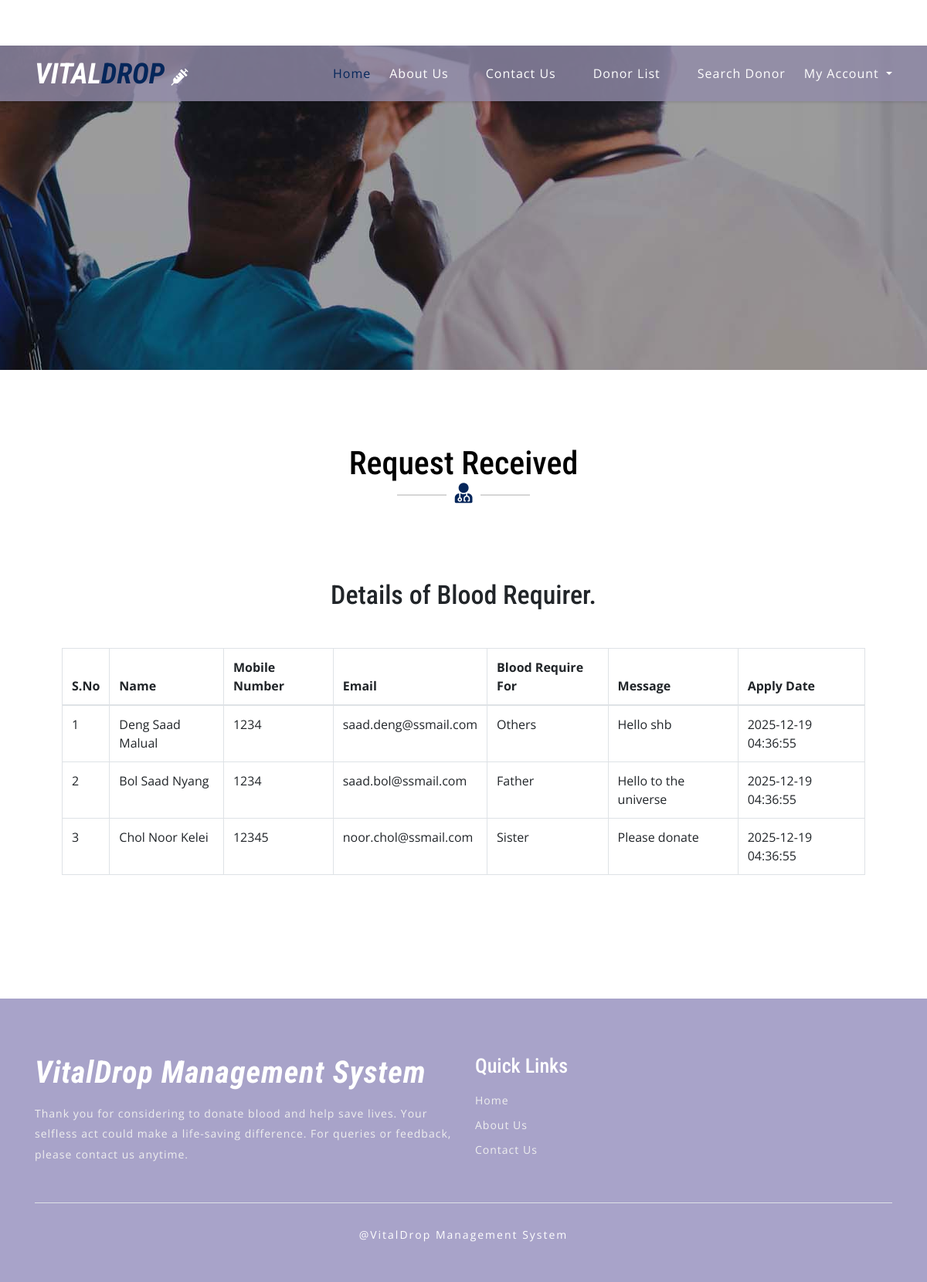
Page /request-received.php (signed in) on the committed database.
### tables this page shows
CREATE TABLE `tblcontactusinfo` (
  `id` int(11) NOT NULL,
  `Address` tinytext DEFAULT NULL,
  `EmailId` varchar(255) DEFAULT NULL,
  `ContactNo` char(11) DEFAULT NULL
);

CREATE TABLE `tblbloodrequirer` (
  `ID` int(10) NOT NULL,
  `BloodDonarID` int(10) DEFAULT NULL,
  `name` varchar(250) DEFAULT NULL,
  `EmailId` varchar(250) DEFAULT NULL,
  `ContactNumber` bigint(10) DEFAULT NULL,
  `BloodRequirefor` varchar(250) DEFAULT NULL,
  `Message` mediumtext DEFAULT NULL,
  `ApplyDate` timestamp NULL DEFAULT current_timestamp()
);

### request-received.php (the view, shortened to what this page needs)
<?php
include('includes/config.php');
if (strlen($_SESSION['bbdmsdid']==0)) {
  header('location:logout.php');
  } else{
  ?>
<!DOCTYPE html>
<html lang="zxx">
<head>
	<link rel="stylesheet" href="css/bootstrap.css">
	<link rel="stylesheet" href="css/style.css" type="text/css" media="all" />
	<link rel="stylesheet" href="css/fontawesome-all.css">
</head>
<body>
	<?php include('includes/header.php');?>
	<div class="inner-banner-w3ls">
	</div>
	<div class="appointment py-5">
		<div class="py-xl-5 py-lg-3">
			<div class="w3ls-titles text-center mb-5">
				<h3 class="title">Request Received</h3>
				<span>
					<i class="fas fa-user-md"></i>
				</span>
			</div>
			<div class="d-flex">
				<div class="contact-right-w3l appoint-form" style="width:100% !important;">
					<h5 class="title-w3 text-center mb-5"> Details of Blood Requirer.</h5>
					<table border="1" class="table table-bordered">
                                    <thead>
                                         <tr>
                                         	<th>S.No</th>
                                            <th>Name</th>
                                            <th>Mobile Number</th>
                                            <th>Email</th>
                                            <th>Blood Require For</th>
                                            <th>Message</th>
                                            <th>Apply Date</th>
                                        </tr>
                                    </thead>
                                    <tbody>
                                        <tr><?php
                                          $uid=$_SESSION['bbdmsdid'];
$sql="SELECT tblbloodrequirer.BloodDonarID,tblbloodrequirer.name,tblbloodrequirer.EmailId,tblbloodrequirer.ContactNumber,tblbloodrequirer.BloodRequirefor,tblbloodrequirer.Message,tblbloodrequirer.ApplyDate,tblblooddonars.id as donid from  tblbloodrequirer join tblblooddonars on tblblooddonars.id=tblbloodrequirer.BloodDonarID where tblbloodrequirer.BloodDonarID=:uid";
$query = $dbh -> prepare($sql);
$query->bindParam(':uid',$uid,PDO::PARAM_STR);
$query->execute();
$results=$query->fetchAll(PDO::FETCH_OBJ);
$cnt=1;
if($query->rowCount() > 0)
{
foreach($results as $row)
{               ?>
                                            <td><?php echo htmlentities($cnt);?></td>
                                        <td><?php  echo htmlentities($row->name);?></td>
                                             <td><?php  echo htmlentities($row->ContactNumber);?></td>
                                             <td><?php  echo htmlentities($row->EmailId);?></td>
                                          <td><?php  echo htmlentities($row->BloodRequirefor);?></td>
                 <td><?php  echo htmlentities($row->Message);?>
                  </td>
                                            <td>
                                              <?php  echo htmlentities($row->ApplyDate);?>
                                            </td>
                                        </tr>
                                    <?php $cnt=$cnt+1;}} else {?>
                                        <tr>
                                            <th colspan="8" style="color:red;"> No Record found</th>
                                        </tr>
                                    <?php } ?>
                                    </tbody>
                                </table>
				</div>
			</div>
		</div>
	</div>
	<?php include('includes/footer.php');?>
	<link rel="stylesheet" href="css/jquery-ui.css" />
</body>
</html><?php } ?>

### includes/header.php (shortened to what this page needs)
<header>
    <div class="top-bar py-3">
        <div class="container">
            <div class="row">
                <div class="col-lg-7 top-social-agile">
                    <div class="row">
                        <?php
                        $sql = "SELECT * FROM tblcontactusinfo";
                        $query = $dbh->prepare($sql);
                        $query->execute();
                        $results = $query->fetchAll(PDO::FETCH_OBJ);
                        if($query->rowCount() > 0) {
                            foreach($results as $result) { ?>
                                <div class="col-6 header-top_w3layouts pl-3 text-lg-left text-center">
                                </div>
                            <?php }
                        } ?>
                    </div>
                </div>
                <div class="col-lg-5 top-social-agile text-lg-right text-center">
                    <div class="row">
                        <div class="col-lg-12 col-12 top-w3layouts">
                            <p class="text-white">
                                <i class="far fa-envelope-open mr-2"></i>
                                <a href="mailto:info@example.com" class="text-white">info@example.com</a>
                            </p>
                        </div>
                    </div>
                </div>
            </div>
        </div>
    </div>
</header>
<div id="home">
    <div class="main-top py-1">
        <nav class="navbar navbar-expand-lg navbar-light fixed-navi">
            <div class="container">
                <h1>
                    <a class="navbar-brand font-weight-bold font-italic" href="index.php">
                        <span>VITAL</span>DROP
                        <i class="fas fa-syringe"></i>
                    </a>
                </h1>
                <div class="collapse navbar-collapse text-center" id="navbarSupportedContent">
                    <ul class="navbar-nav ml-lg-auto">
                        <li class="nav-item active mt-lg-0 mt-3">
                            <a class="nav-link" href="index.php">Home</a>
                        </li>
                        <li class="nav-item mx-lg-4 my-lg-0 my-3">
                            <a class="nav-link" href="about.php">About Us</a>
                        </li>
                        <li class="nav-item mx-lg-4 my-lg-0 my-3">
                            <a class="nav-link" href="contact.php">Contact Us</a>
                        </li>
                        <li class="nav-item mx-lg-4 my-lg-0 my-3">
                            <a class="nav-link" href="donor-list.php">Donor List</a>
                        </li>
                        <li class="nav-item mx-lg-4 my-lg-0 my-3">
                            <a class="nav-link" href="search-donor.php">Search Donor</a>
                        </li>
                        <?php if(isset($_SESSION['bbdmsdid']) && strlen($_SESSION['bbdmsdid']) != 0) { ?>
                            <li class="nav-item dropdown">
                                <a class="nav-link dropdown-toggle" href="#" id="navbarDropdown" role="button" data-toggle="dropdown"
                                   aria-haspopup="true" aria-expanded="false">
                                    My Account
                                </a>
                            </li>
                        <?php } ?>
                </div>
            </div>
        </nav>
    </div>
</div>

### css/style.css (style rules this page uses)
body { padding: 0; margin: 0; background: #FFF; font-family: 'Open Sans', sans-serif; }
body a { transition: 0.5s all; -webkit-transition: 0.5s all; -moz-transition: 0.5s all; -o-transition: 0.5s all; -ms-transition: 0.5s all; text-decoration: none; }
h1, h2, h3, h4, h5, h6 { margin: 0; padding: 0; font-family: 'Roboto Condensed', sans-serif; }
p { margin: 0; padding: 0; font-family: 'Open Sans', sans-serif; font-size: 15px; letter-spacing: 1px; line-height: 1.9; color: #999; }
ul, ol { margin: 0; padding: 0; }
.top-bar { background: #ffffff!important; }
.header-top_w3layouts p, .header-w3layouts p, .top-w3layouts p { font-size: 14px; }
.header-top_w3layouts, .header-w3layouts { border-left: 1px solid rgba(255, 255, 255, 0.63); }
div#home { position: relative; }
.main-top { position: absolute; z-index: 999; width: 100%; background: rgba(145, 139, 169, 0.8); box-shadow: 0 2px 3px 0 rgba(0, 0, 0, 0.1); -webkit-transition: background-color .1s ease-in-out; -moz-transition: background-color .1s ease-in-out; -ms-transition: background-color .1s ease-in-out; -o-transition: background-color .1s ease-in-out; transition: background-color .1s ease-in-out; }
.navbar-light .navbar-nav .nav-link { padding: 0; color: #fff; background: transparent; font-size: 16px; letter-spacing: 1px; }
.navbar-light .navbar-nav .show>.nav-link, .navbar-light .navbar-nav .active>.nav-link, .navbar-light .navbar-nav .nav-link.show, .navbar-light .navbar-nav .nav-link.active, .navbar-light .navbar-nav .nav-link:hover, .navbar-light .navbar-nav .nav-link:focus { color: #04265a; }
nav.fixed-navi ul { list-style: none; margin: 0; padding: 0; }
nav.fixed-navi ul li { float: left; }
a.navbar-brand { color: #04265a; font-size: 50px; padding: 0; }
.navbar-light .navbar-brand, .navbar-light .navbar-brand:hover, .navbar-light .navbar-brand:focus, .w3l-footer h2 a span { color: #04265a; }
a.navbar-brand span { color: #fff; }
a.navbar-brand i, .w3l-footer h2 a i { color: #fff; font-size: 22px; }
h3.title { color: #000; font-size: 42px; }
.w3ls-titles span { position: relative; }
.w3ls-titles span:before { content: " "; background: #d6d6d6; width: 64px; height: 2px; position: absolute; top: 9px; left: -75px; }
.w3ls-titles span:after { content: " "; background: #d6d6d6; width: 64px; height: 2px; position: absolute; top: 9px; right: -75px; }
.w3ls-titles i { color: #04265a; font-size: 26px; margin-top: 5px; }
.inner-banner-w3ls { background: url(../images/banner3.jpg) no-repeat center; background-size: cover; -webkit-background-size: cover; -moz-background-size: cover; -o-background-size: cover; -moz-background-size: cover; height: 20vw; }
.inner-banner-w3ls { background: url(../images/banner22.jpg) no-repeat center; height: 35vw!important; }
h5.title-w3 { font-size: 34px; }
.contact-right-w3l { padding: 3em 5em; }
.contact-right-w3l.appoint-form { float: right; width: 56%; }
a.navbar-brand { font-size: 37px!important; }
.fa, .fas, .far, .fal, .fab { display: inline!important; }

### rows in the picture
tblbloodrequirer: name "Deng Saad Malual", ContactNumber "1234", EmailId "saad.deng@ssmail.com", BloodRequirefor "Others", Message "Hello shb", ApplyDate "2025-12-19 04:36:55"
tblbloodrequirer: name "Bol Saad Nyang", ContactNumber "1234", EmailId "saad.bol@ssmail.com", BloodRequirefor "Father", Message "Hello to the universe", ApplyDate "2025-12-19 04:36:55"
tblbloodrequirer: name "Chol Noor Kelei", ContactNumber "12345", EmailId "noor.chol@ssmail.com", BloodRequirefor "Sister", Message "Please donate", ApplyDate "2025-12-19 04:36:55"
